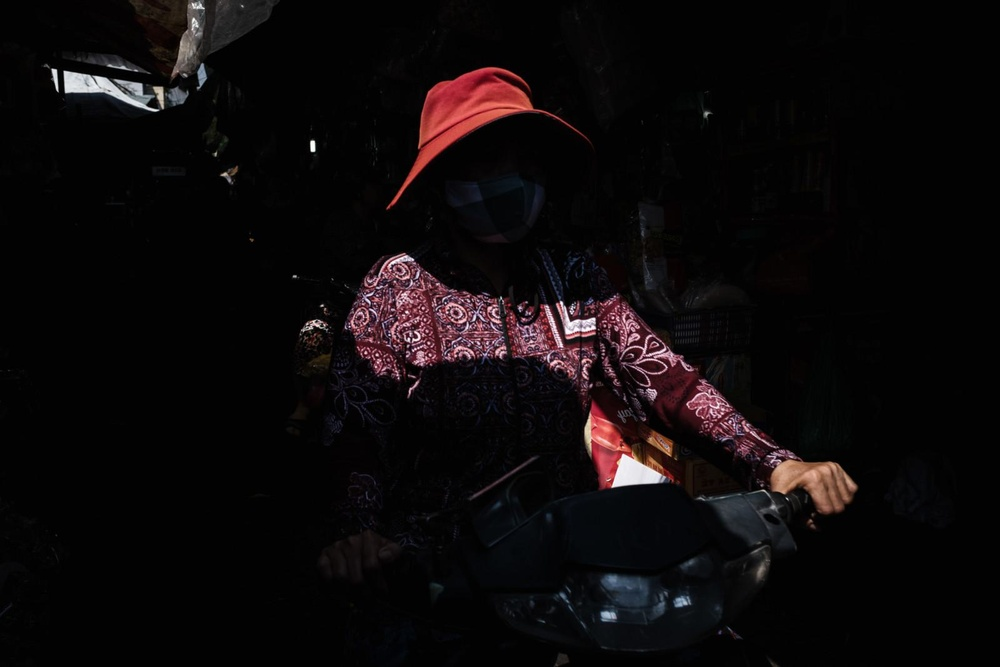
#> input picture imgs/saigon.jpeg, 1000 x 667 px, shrunk from 1600 x 1067 before the run
$ jupyter execute Ejercicio6.ipynb
#> lines starting #> are read from the running program, lines starting #| are printed output that depends on the picture; after the words box and inside, x2 and y2 are one past the last pixel; in counts of white or black regions, pixels touching at a corner belong together
#### Ejercicio 6.1 imagen Saigon

[cell 1]
from PIL import Image
import numpy as np
import matplotlib.pyplot as plt

# Cargar la imagen desde un archivo
image_path = './imgs/saigon.jpeg'  # Ruta de la imagen
image = Image.open(image_path)  # Abrir la imagen usando PIL
#> image is the input picture: PIL image 1000x667 RGB; mean R, G, B 13.6, 9.7, 10.6
image_array = np.array(image)  # Convertir la imagen a un array de numpy

def gamma_transformation(image_array, gamma):
    """
    Aplica una transformación de gamma a la imagen.

    :param image_array: Array de numpy con los datos de la imagen.
    :param gamma: Valor de gamma para la transformación.
    :return: Imagen transformada como un array de numpy.
    """
#> called with gamma = 0.4
    # Normalizar los valores de píxeles a [0, 1]
    normalized_image = image_array / 255.0

    # Aplicar corrección de gamma
    gamma_corrected = normalized_image ** gamma
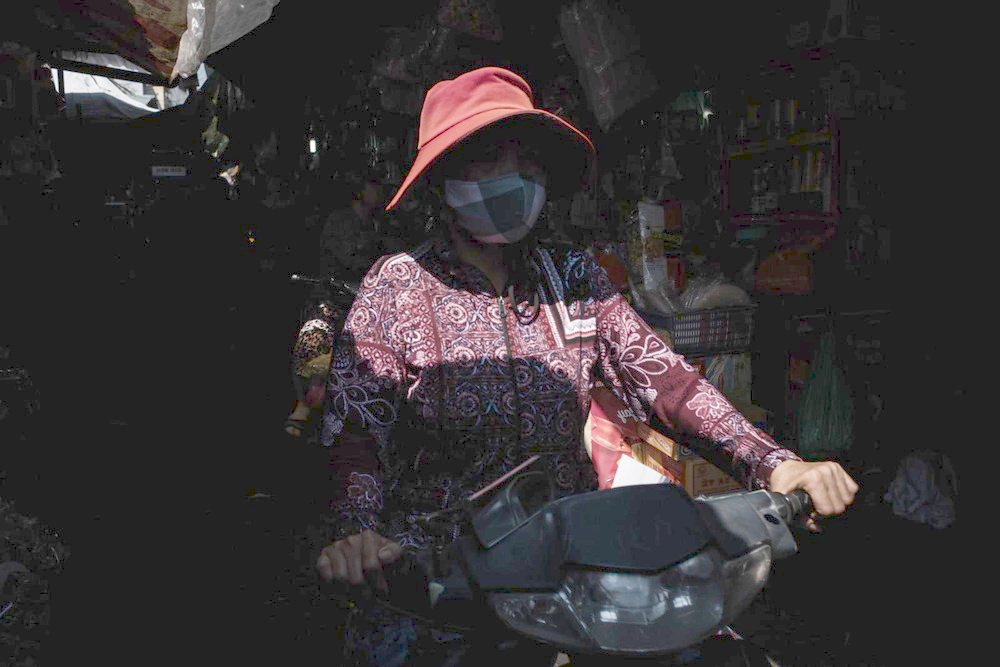
#> gamma_corrected: shape (667, 1000, 3) float64; mean R, G, B 0.219, 0.203, 0.21

    # Convertir de vuelta a [0, 255] y a entero de 8 bits
    gamma_corrected_image = np.uint8(gamma_corrected * 255)

    return gamma_corrected_image

# Definir un valor de gamma (En este caso se aplica un valor < 1 para aclarar la imagen)
gamma_value = 0.4

# Aplicar transformación de gamma a la imagen
image_gamma_corrected = gamma_transformation(image_array, gamma_value)

# Convertir el array corregido por gamma de nuevo a una imagen
image_gamma_corrected_pil = Image.fromarray(image_gamma_corrected)

# Mostrar la imagen original y la imagen corregida por gamma
fig, axes = plt.subplots(1, 2, figsize=(10, 5))
axes[0].imshow(image)  # Imagen original
axes[0].set_title('Imagen Original')
axes[0].axis('off')

axes[1].imshow(image_gamma_corrected_pil)  # Imagen corregida por gamma
axes[1].set_title(f'Imagen Corregida por Gamma (γ = {gamma_value})')
axes[1].axis('off')

plt.tight_layout()
plt.show()
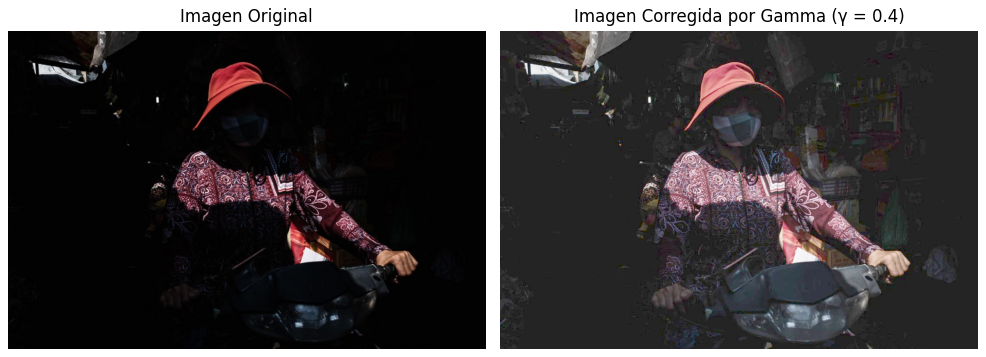
#> figure drawn by matplotlib, 2 panels

#### Ejercicio 6.2 imagen Monkey

[cell 2]
import numpy as np
from PIL import Image
import matplotlib.pyplot as plt

# Cargar la imagen y convertirla a escala de grises
monkey_image_path = './imgs/monkey.jpeg'  # Cargar la imagen
monkey_image = Image.open(monkey_image_path).convert('L') # Convertir a escala de grises
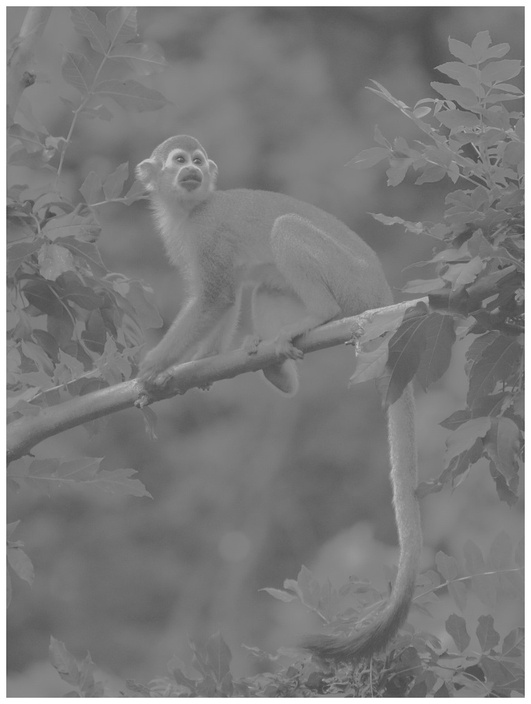
#> input picture imgs/monkey.jpeg, 531 x 704 px, shrunk from 850 x 1126 before the run
monkey_array = np.array(monkey_image) # Convertir la imagen a un array de numpy

def histogram_equalization(image_array):
    # Aplanar el array de la imagen para convertirlo en una secuencia unidimensional de valores de píxeles
    flattened = image_array.flatten()

    # Calcular el histograma de la imagen aplanada con 256 bins (para cada valor de píxel posible de 0 a 255)
    histogram, bin_edges = np.histogram(flattened, bins=256, range=[0, 256])
#> histogram = 256 values, max 11092 at index 123, min 0 at index 0, mean 1460.2; bin_edges = 257 values from 0 to 256

    # Calcular la función de distribución acumulativa (CDF) a partir del histograma
    cdf = histogram.cumsum()
#> cdf = 256 values from 0 to 373824

    # Normalizar la CDF para que su valor máximo sea igual al máximo valor en el histograma
    cdf_normalized = cdf * float(histogram.max()) / cdf.max()
#> cdf_normalized = 256 values from 0 to 11092

    # Mapeo de los viejos valores de píxeles a nuevos valores utilizando la CDF normalizada
    # Primero, enmascaramos los valores cero en la CDF para evitar dividir por cero
    cdf_m = np.ma.masked_equal(cdf, 0)

    # Escalar la CDF enmascarada para que los valores vayan de 0 a 255
    cdf_m = (cdf_m - cdf_m.min()) * 255 / (cdf_m.max() - cdf_m.min())

    # Rellenar los valores enmascarados con 0 y convertir a enteros de 8 bits
    cdf_final = np.ma.filled(cdf_m, 0).astype('uint8')
#> cdf_final = 256 values from 0 to 255

    # Mapear los píxeles originales a sus nuevos valores utilizando la CDF final
    image_equalized = cdf_final[flattened].reshape(image_array.shape)
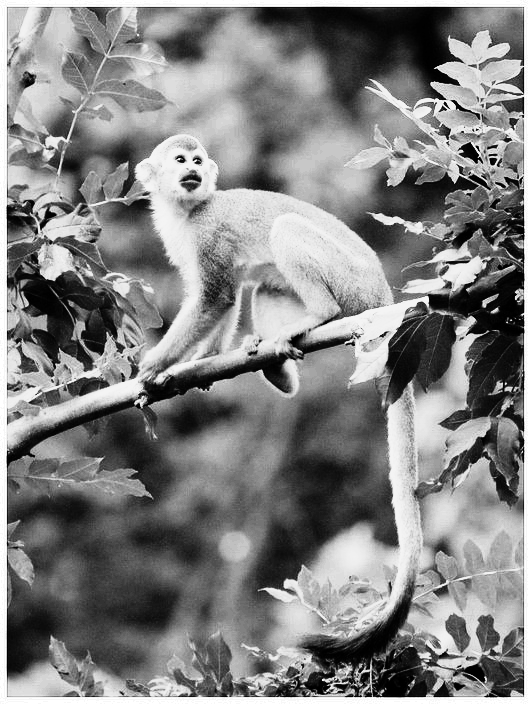
#> image_equalized: shape (704, 531); min 0, max 255, mean 129.6

    return image_equalized

# Aplicar la ecualización del histograma
monkey_equalized_array = histogram_equalization(monkey_array)

# Convertir de nuevo a imagen PIL para mostrarla
monkey_equalized_image = Image.fromarray(monkey_equalized_array)

# Mostrar la imagen original y la imagen con histograma ecualizado lado a lado
fig, axes = plt.subplots(1, 2, figsize=(12, 5))
axes[0].imshow(monkey_image, cmap='gray')  # Mostrar imagen original
axes[0].set_title('Imagen Original')
axes[0].axis('off')  # Quitar los ejes

axes[1].imshow(monkey_equalized_image, cmap='gray')  # Mostrar imagen con histograma ecualizado
axes[1].set_title('Imagen con Histograma Ecualizado')
axes[1].axis('off')  # Quitar los ejes

plt.tight_layout()  # Ajustar automáticamente los parámetros del subtrazado
plt.show()  # Mostrar las imágenes

#### Ejercicio 6.3 imagen Rice

[cell 3]
from PIL import Image
import numpy as np
import matplotlib.pyplot as plt

# Cargar la imagen desde una ruta y convertirla a escala de grises
rice_image_path = './Imgs/rice.jpg'  # Ruta de la imagen
rice_image = Image.open(rice_image_path).convert('L')  # Convertir a escala de grises
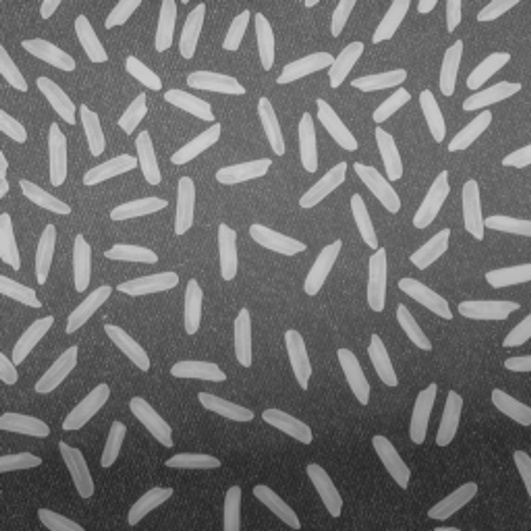
#> input picture imgs/rice.jpg, 531 x 531 px, shrunk from 850 x 850 before the run, found by its file name
rice_array = np.array(rice_image) # Convertir la imagen a un array de numpy

def otsu_threshold(region):
    """
    Calcula el umbral de Otsu para una región dada de la imagen.
    :param region: Array de numpy de la región de la imagen.
    :return: Valor del umbral de Otsu.
    """
    # Calcular el histograma de la región de la imagen
    histogram, bin_edges = np.histogram(region, bins=256, range=(0, 255))

    # Normalizar el histograma
    histogram_normalized = histogram / histogram.sum()

    # Calcular la suma acumulativa del histograma normalizado
    cumulative_sum = np.cumsum(histogram_normalized)

    # Calcular la media acumulativa multiplicada por cada valor de bin
    cumulative_mean = np.cumsum(histogram_normalized * np.arange(256))

    # Calcular la media global de la imagen
    global_mean = cumulative_mean[-1]

    # Inicializar el umbral de Otsu y la varianza máxima entre clases
    otsu_threshold = 0
    max_between_class_variance = 0

    # Iterar sobre todos los posibles umbrales para encontrar el que maximiza la varianza entre clases
    for i in range(1, 256):
        # Calcula las probabilidades de las dos clases separadas por el umbral actual
        probability_class_1 = cumulative_sum[i]
        probability_class_2 = 1 - probability_class_1

        # Calcula las medias para cada una de las clases
        mean_class_1 = cumulative_mean[i] / probability_class_1 if probability_class_1 > 0 else 0
        mean_class_2 = (global_mean - cumulative_mean[i]) / probability_class_2 if probability_class_2 > 0 else 0

        # Calcula la varianza entre las dos clases
        between_class_variance = probability_class_1 * probability_class_2 * (mean_class_1 - mean_class_2) ** 2

        # Si la varianza actual es la más alta hasta ahora, actualiza el umbral de Otsu
        if between_class_variance > max_between_class_variance:
            max_between_class_variance = between_class_variance
            otsu_threshold = i

    return otsu_threshold


# Dividir la imagen en regiones y aplicar el umbral de Otsu a cada una
num_regions = 4  # Número de regiones en cada dimensión (4x4 en este caso)
segmented_image = np.zeros_like(rice_array)  # Crear una imagen segmentada vacía

# Iterar a través de cada región de la imagen
for i in range(num_regions):
    for j in range(num_regions):
        # Calcular los índices de inicio y fin para cada región
        start_x, start_y = i * rice_array.shape[0] // num_regions, j * rice_array.shape[1] // num_regions
        end_x, end_y = (i + 1) * rice_array.shape[0] // num_regions, (j + 1) * rice_array.shape[1] // num_regions

        # Extraer la región de la imagen
        region = rice_array[start_x:end_x, start_y:end_y]

        # Calcular el umbral de Otsu para la región
        threshold = otsu_threshold(region)

        # Aplicar el umbral a la región y actualizar la imagen segmentada
        segmented_image[start_x:end_x, start_y:end_y] = region > threshold
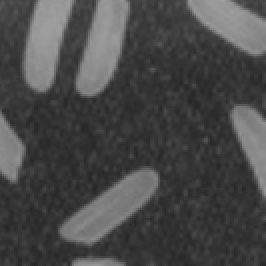
#> region: shape (133, 133) (shown 2 times larger); min 37, max 160, mean 72.9
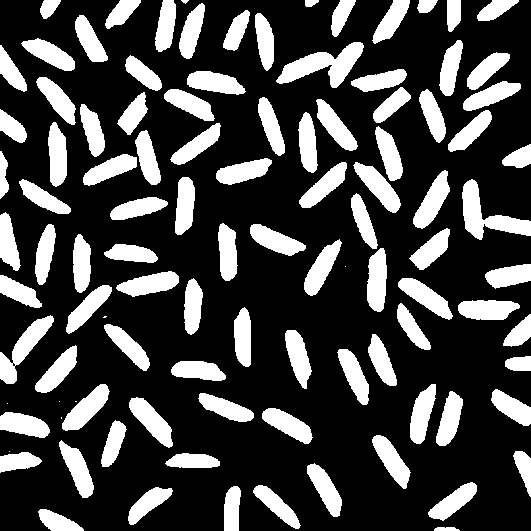
#> segmented_image: shape (531, 531); values 0 (black) and 1 (white), 27.1% white; 105 white regions (8 under 20 px), largest, box (x1, y1, x2, y2) and area: (276, 42, 364, 88) 1754, (462, 179, 531, 240) 1619, (0, 315, 54, 384) 1252

# Graficar la imagen original y la segmentada lado a lado para comparar
fig, axes = plt.subplots(1, 2, figsize=(12, 5))

# Mostrar la imagen original
axes[0].imshow(rice_image, cmap='gray')
axes[0].set_title('Imagen Original')
axes[0].axis('off')

# Mostrar la imagen segmentada
axes[1].imshow(segmented_image, cmap='gray')
axes[1].set_title('Imagen Segmentada por Áreas')
axes[1].axis('off')

plt.tight_layout()
plt.show()
